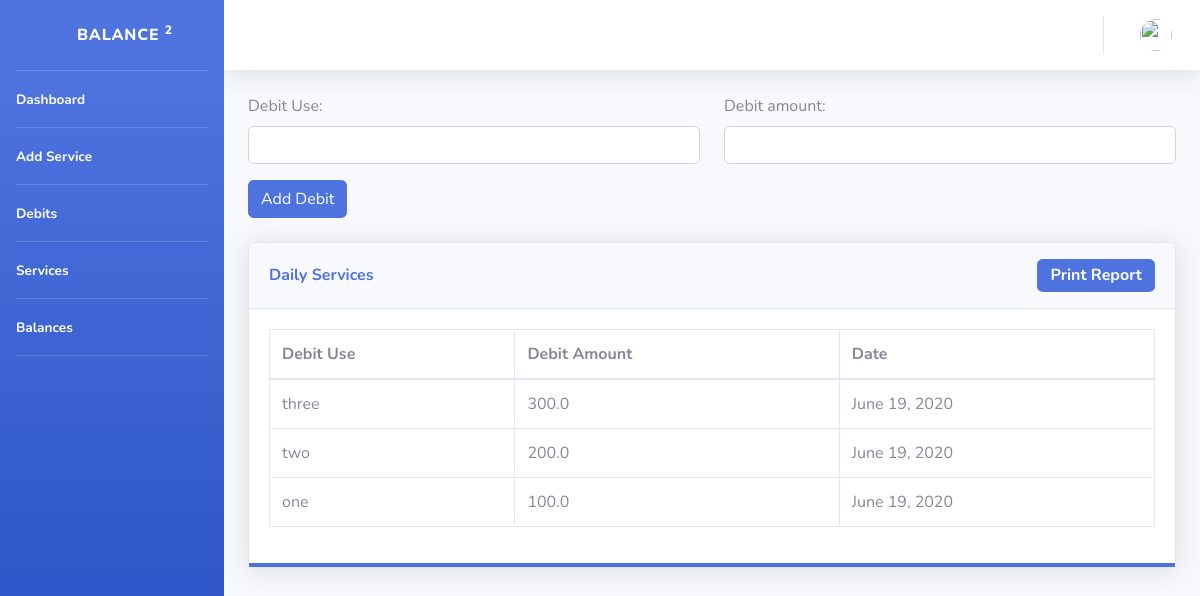
The app's page /add_debit/, older data.
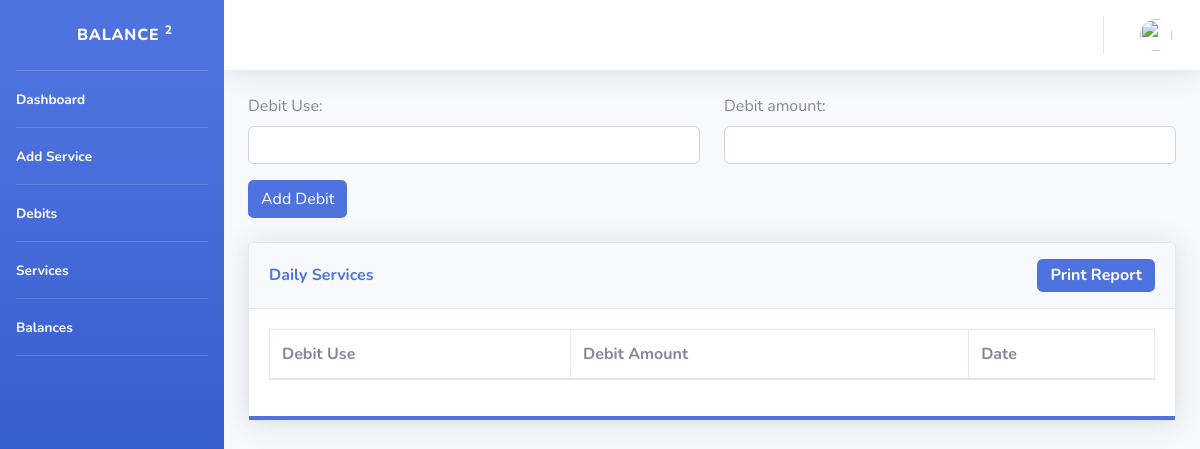
The same page, newer data.
### calcbook/models.py (models this page shows, shortened)
class Amount_debit(models.Model):
    debit_use = models.CharField(max_length= 50)
    debit_amt = models.FloatField()
    debited_date = models.DateField(auto_now=True)

### calcbook/views.py (the view, shortened to what this page needs)
# urls.py: path('add_debit/', views.DebitAddViewCreateView.as_view() , name="add_debit"),
class DebitAddViewCreateView(CreateView):
    def get(self, request, *args, **kwargs):
        debit = Amount_debit.objects.order_by('-id')
        context = {'form': DebitForm() , 'debits': debit}
        return render(request, 'add_debits.html', context)

### calcbook/forms.py
class DebitForm(ModelForm):
    class Meta:
        model = Amount_debit
        fields = '__all__'
        widgets = {
            'debit_use': TextInput(attrs={
                'class':'form-control shadow-none',
            }),
            'debit_amt': TextInput(attrs={
                'class':'form-control shadow-none',
            }),
        }

### templates/add_debits.html (shortened to what this page needs)
{% extends 'base.html' %}
{% block body_block %}
<form action="" method="POST">
   <div class="row">
      <div class="col-md-6 col-sm-12">
         <div class="form-group">
            <label for="debituse">Debit Use:</label>
            {{form.debit_use}}
         </div>
      </div>
      <div class="col-md-6 col-sm-12">
         <div class="form-group">
            <label for="debitamt">Debit amount:</label>
            {{form.debit_amt}}
         </div>
      </div>
   </div>
   <input type="submit" value="Add Debit" class="btn btn-primary" id="add_debit" />
</form>
<div class="card shadow mb-4 mt-4">
<div class="card-header py-3">
   <div class="table-print" style="display: flex; justify-content: space-between; align-items: center;">
      <h6 class="m-0 font-weight-bold text-primary">Daily Services</h6>
      <button class="btn btn-primary">
         <h6 class="m-0 font-weight-bold ">Print Report</h6>
      </button>
   </div>
</div>
<div class="card-body  border-bottom-primary">
   <div class="table-responsive ">
      <table class="table table-bordered" data-order='[[ 0, "des" ]]' id="dataTable" width="100%" cellspacing="0"
         align="center">
         <thead>
            <tr>
               <th>Debit Use</th>
               <th>Debit Amount</th>
               <th>Date</th>
            </tr>
         </thead>
         <tbody>
            {% for debit in debits %}
            <tr>
               <td>{{debit.debit_use}}</td>
               <td>{{debit.debit_amt}}</td>
               <td>{{debit.debited_date}}</td>
            </tr>
            {% endfor %}
         </tbody>
      </table>
   </div>
</div>
{% endblock body_block %}

Row changes from the older to the newer data that the page shows:
removed Amount_debit: debit_use "three", debit_amt "300.0", debited_date "June 19, 2020"
removed Amount_debit: debit_use "two", debit_amt "200.0", debited_date "June 19, 2020"
removed Amount_debit: debit_use "one", debit_amt "100.0", debited_date "June 19, 2020"
